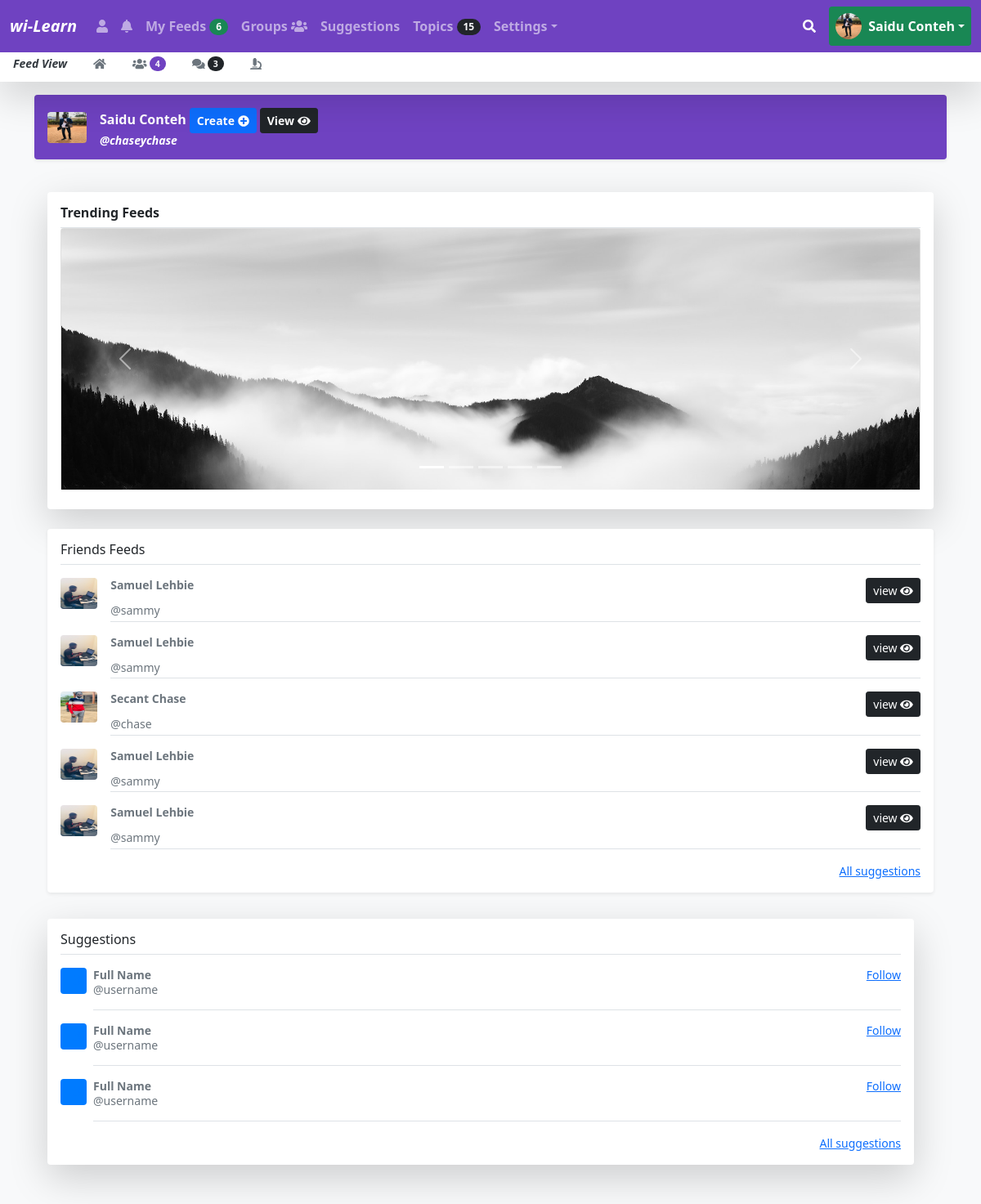
The page /users/dashboard.php (signed in) on the database its author committed.
### tables this page shows
CREATE TABLE IF NOT EXISTS `tblpostarticle` (
  `postid` int(11) NOT NULL AUTO_INCREMENT,
  `userid` int(11) DEFAULT NULL,
  `image` varchar(255) DEFAULT NULL,
  `title` varchar(50) DEFAULT NULL,
  `body` text,
  `date_published` date DEFAULT NULL,
  PRIMARY KEY (`postid`),
  KEY `userid` (`userid`)
);

CREATE TABLE IF NOT EXISTS `tbluserregistration` (
  `userid` int(11) NOT NULL AUTO_INCREMENT,
  `username` varchar(20) NOT NULL,
  `firstname` varchar(50) DEFAULT NULL,
  `middlename` varchar(50) DEFAULT NULL,
  `lastname` varchar(50) DEFAULT NULL,
  `email` varchar(50) DEFAULT NULL,
  `gender` varchar(50) DEFAULT NULL,
  `dateofbirth` date DEFAULT NULL,
  `password` varchar(20) DEFAULT NULL,
  `photo` varchar(255) DEFAULT NULL,
  PRIMARY KEY (`userid`)
);

### users/dashboard.php (the view, shortened to what this page needs)
<?php include 'header.php';?>
<main class="container">
  <div class="d-flex align-items-center p-3 my-3 text-white bg-purple rounded shadow-sm">
    <img class="me-3 rounded" src="../<?php echo $_SESSION['photo'];?>" alt="<?php echo $_SESSION['userid'];?>" width="48" height="38">
    <span class="lh-1">
      <h1 class="h6 mb-0 text-white lh-1 fw-bold"><?php echo $_SESSION['firstname'].' '.$_SESSION['lastname'];?>
        <span>
          <a href="user-write-post.php" class="text-decoration-none fw-bold btn btn-primary btn-sm">Create <i class="fas fa-plus-circle"></i></a>
          <a href="user-feeds.php" class="text-decoration-none fw-bold btn btn-dark btn-sm">View <i class="fas fa-eye"></i></a>
          </span>
      </h1>
      <small class="fw-bold fst-italic"><?php echo $_SESSION['username'];?></small>
    </div>
<div class="row">
  <div class="col-md-12">
      <div class="p-3 mb-3 bg-light rounded">
        <div class="my-2 p-3 bg-body rounded shadow-lg">
          <h6 class="border-bottom pb-2 mb-0 fw-bold">Trending Feeds</h6>
          <div id="myCarousel" class="carousel slide mb-2 rounded-2" data-bs-ride="carousel">
    <div class="carousel-indicators">
      <button type="button" data-bs-target="#myCarousel" data-bs-slide-to="0" class="active" aria-current="true" aria-label="Slide 1"></button>
      <button type="button" data-bs-target="#myCarousel" data-bs-slide-to="1" aria-label="Slide 2"></button>
      <button type="button" data-bs-target="#myCarousel" data-bs-slide-to="2" aria-label="Slide 3"></button>
      <button type="button" data-bs-target="#myCarousel" data-bs-slide-to="3" aria-label="Slide 4"></button>
      <button type="button" data-bs-target="#myCarousel" data-bs-slide-to="4" aria-label="Slide 5"></button>
    </div>
    <div class="carousel-inner">
      <div class="carousel-item active">
 <div class="card card-sm">
       <img src="../assets/articleimages/bg-masthead.jpg">
            </div>
      </div>
    <button class="carousel-control-prev" type="button" data-bs-target="#myCarousel" data-bs-slide="prev">
      <span class="carousel-control-prev-icon" aria-hidden="true"></span>
    </button>
    <button class="carousel-control-next" type="button" data-bs-target="#myCarousel" data-bs-slide="next">
      <span class="carousel-control-next-icon" aria-hidden="true"></span>
    </button>
  </div>
          </div>
          </div>
<div class="row">
         <div class="col-md-12">
            <div class="my-3 p-3 bg-body rounded shadow-sm">
              <h6 class="border-bottom pb-2 mb-0">Friends Feeds</h6>
              <?php
          include '../includes/config.php';
          $userid = $_SESSION['userid'];
          $feedsquery = "SELECT * FROM tblpostarticle
          JOIN tbluserregistration ON  tblpostarticle.userid = tbluserregistration.userid
          WHERE tblpostarticle.userid != '$userid' ORDER BY postid DESC";
          $runfeedsquery = mysqli_query($conn, $feedsquery);
          $feedsqueryrowcount = mysqli_num_rows($runfeedsquery);
          if($feedsqueryrowcount > 0){
            while ($row = mysqli_fetch_assoc($runfeedsquery)){
  ?>
    <div class="d-flex text-muted pt-3">
    <img class="me-3 rounded" src="../<?php echo $row['photo'];?>" alt="<?php echo $row['userid'];?>" width="48" height="38">
      <div class="pb-1 mb-0 small lh-sm border-bottom w-100">
        <div class="d-flex justify-content-between">
          <strong class="text-gray-dark"><?php echo $row['firstname'].' '.$row['lastname'];?></strong>
          <a href="../main-dashboard.php?viewfeed=<?php echo $row['postid'];?>" class="btn btn-dark btn-sm">view <i class="fas fa-eye"></i></a>
        </div>
        <span class="d-block"><?php echo $row['username'];?></span>
      </div>
    </div>
    <?php
      }
    }
    ?>
    <small class="d-block text-end mt-3">
      <a href="#">All suggestions</a>
    </small>
          </div>
</div>
<div class="row">
  <div class="col-md-12">
  <div class="my-3 p-3 bg-body rounded shadow-lg">
    <h6 class="border-bottom pb-2 mb-0">Suggestions</h6>
    <div class="d-flex text-muted pt-3">
      <svg class="bd-placeholder-img flex-shrink-0 me-2 rounded" width="32" height="32" xmlns="http://www.w3.org/2000/svg" role="img" aria-label="Placeholder: 32x32" preserveAspectRatio="xMidYMid slice" focusable="false"><title>Placeholder</title><rect width="100%" height="100%" fill="#007bff"/><text x="50%" y="50%" fill="#007bff" dy=".3em">32x32</text></svg>
      <div class="pb-3 mb-0 small lh-sm border-bottom w-100">
        <div class="d-flex justify-content-between">
          <strong class="text-gray-dark">Full Name</strong>
          <a href="#">Follow</a>
        </div>
        <span class="d-block">@username</span>
      </div>
    </div>
    <div class="d-flex text-muted pt-3">
      <svg class="bd-placeholder-img flex-shrink-0 me-2 rounded" width="32" height="32" xmlns="http://www.w3.org/2000/svg" role="img" aria-label="Placeholder: 32x32" preserveAspectRatio="xMidYMid slice" focusable="false"><title>Placeholder</title><rect width="100%" height="100%" fill="#007bff"/><text x="50%" y="50%" fill="#007bff" dy=".3em">32x32</text></svg>
      <div class="pb-3 mb-0 small lh-sm border-bottom w-100">
        <div class="d-flex justify-content-between">
          <strong class="text-gray-dark">Full Name</strong>
          <a href="#">Follow</a>
        </div>
        <span class="d-block">@username</span>
      </div>
    </div>
    <div class="d-flex text-muted pt-3">
      <svg class="bd-placeholder-img flex-shrink-0 me-2 rounded" width="32" height="32" xmlns="http://www.w3.org/2000/svg" role="img" aria-label="Placeholder: 32x32" preserveAspectRatio="xMidYMid slice" focusable="false"><title>Placeholder</title><rect width="100%" height="100%" fill="#007bff"/><text x="50%" y="50%" fill="#007bff" dy=".3em">32x32</text></svg>
      <div class="pb-3 mb-0 small lh-sm border-bottom w-100">
        <div class="d-flex justify-content-between">
          <strong class="text-gray-dark">Full Name</strong>
          <a href="#">Follow</a>
        </div>
        <span class="d-block">@username</span>
      </div>
    </div>
    <small class="d-block text-end mt-3">
      <a href="#">All suggestions</a>
    </small>
  </div>
  </div>
  </div>
  </div>
</main>
<?php include 'footer.php';?>

### css/offcanvas.css (style rules this page uses)
html, body { overflow-x: hidden; }
body { padding-top: 56px; }
.bg-purple { background-color: #6f42c1; }

### users/dashboard.php (style rules this page uses)
.carousel-item { height: 20rem !important; }

### rows shown on the page
tblpostarticle: userid.photo (picture), userid.firstname "Samuel", userid.lastname "Lehbie", userid.username "@sammy"
tblpostarticle: userid.photo (picture), userid.firstname "Samuel", userid.lastname "Lehbie", userid.username "@sammy"
tblpostarticle: userid.photo (picture), userid.firstname "Secant", userid.lastname "Chase", userid.username "@chase"
tblpostarticle: userid.photo (picture), userid.firstname "Samuel", userid.lastname "Lehbie", userid.username "@sammy"
tblpostarticle: userid.photo (picture), userid.firstname "Samuel", userid.lastname "Lehbie", userid.username "@sammy"

### other values the page prints
$feedsqueryrowcount "6"
$_SESSION['firstname'] "Saidu"
$_SESSION['lastname'] "Conteh"
$friendsqueryrowcount "4"
$_SESSION['username'] "@chaseychase"
